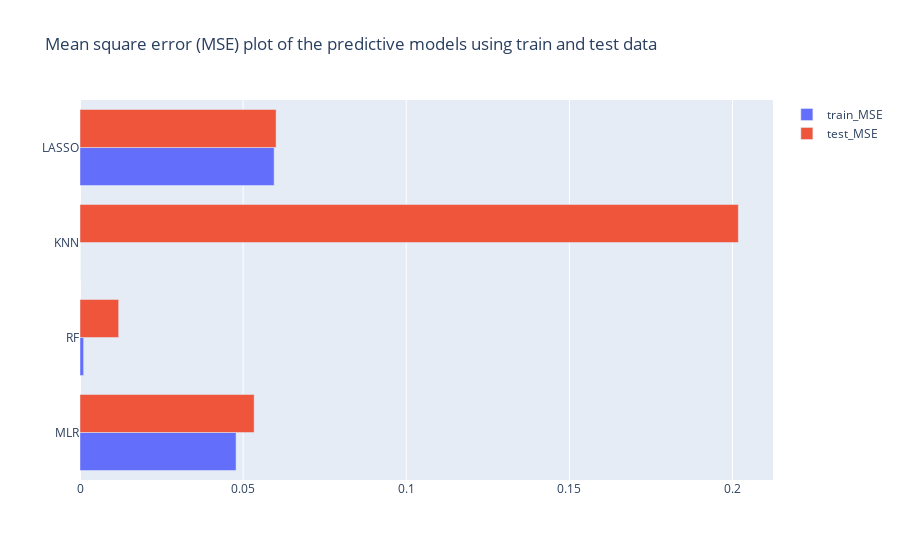

Here is the notebook cell this chart was saved with:
### Code cell
y=['MLR', 'RF', 'KNN', 'LASSO'] 
x1= mean_Model.loc['train_MSE']
x2= mean_Model.loc['test_MSE']

trace1 = go.Bar(y=y, x=x1, name='train_MSE', orientation='h')
trace2 = go.Bar(y=y, x=x2, name='test_MSE', orientation='h')

data = [trace1, trace2]

layout = go.Layout(barmode='group', title='Mean square error (MSE) plot of the predictive models using train and test data')

fig = go.Figure(data=data, layout=layout)
fig.show()

### Figure 1 — Plotly figure (JSON) as saved in the notebook; plotly's stock layout.template omitted (floating-point values rounded to 4 significant figures)
{"data": [{"name": "train_MSE", "orientation": "h", "type": "bar", "x": [0.04784, 0.001109, 4.666e-16, 0.05951], "y": ["MLR", "RF", "KNN", "LASSO"]}, {"name": "test_MSE", "orientation": "h", "type": "bar", "x": [0.05339, 0.01185, 0.2018, 0.06011], "y": ["MLR", "RF", "KNN", "LASSO"]}], "layout": {"barmode": "group", "title": {"text": "Mean square error (MSE) plot of the predictive models using train and test data"}}}
